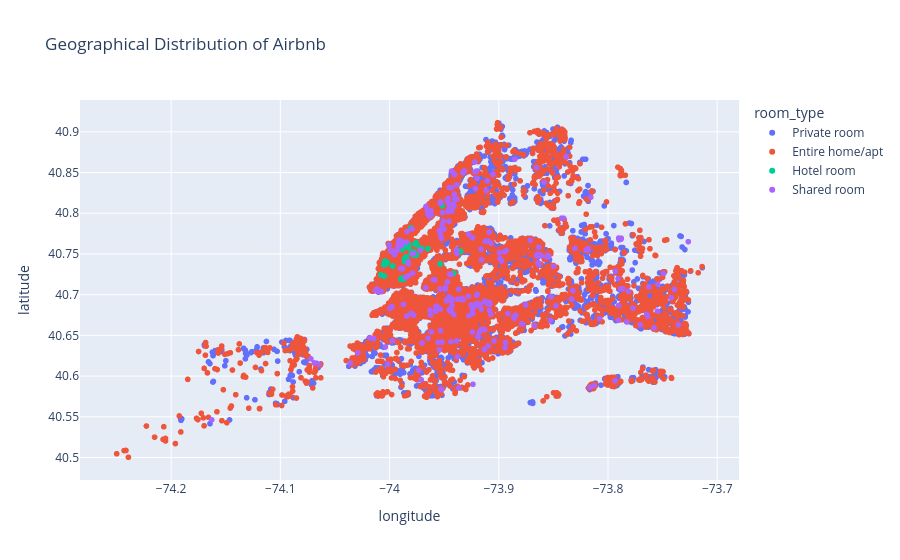

The cell this chart's notebook holds for it:
### Code cell
# Geographical Distribution of Airbnb
colortype=df['room_type']
px.scatter(df,x='longitude',y='latitude',color=colortype,title="Geographical Distribution of Airbnb")

### Figure 1 — Plotly figure (JSON) as saved in the notebook; plotly's stock layout.template omitted (floating-point values rounded to 4 significant figures; data arrays with more than 128 entries replaced by an {"elided": "..."} marker saying what was removed)
{"data": [{"hovertemplate": "room_type=Private room<br>longitude=%{x}<br>latitude=%{y}<extra></extra>", "legendgroup": "Private room", "marker": {"color": "#636efa", "symbol": "circle"}, "mode": "markers", "name": "Private room", "showlegend": true, "type": "scattergl", "x": {"elided": "8772 float values"}, "xaxis": "x", "y": {"elided": "8772 float values"}, "yaxis": "y"}, {"hovertemplate": "room_type=Entire home/apt<br>longitude=%{x}<br>latitude=%{y}<extra></extra>", "legendgroup": "Entire home/apt", "marker": {"color": "#EF553B", "symbol": "circle"}, "mode": "markers", "name": "Entire home/apt", "showlegend": true, "type": "scattergl", "x": {"elided": "11468 float values"}, "xaxis": "x", "y": {"elided": "11468 float values"}, "yaxis": "y"}, {"hovertemplate": "room_type=Hotel room<br>longitude=%{x}<br>latitude=%{y}<extra></extra>", "legendgroup": "Hotel room", "marker": {"color": "#00cc96", "symbol": "circle"}, "mode": "markers", "name": "Hotel room", "showlegend": true, "type": "scattergl", "x": [-73.98, -73.94, -74.01, -73.98, -74.0, -73.98, -74.01, -73.94, -73.94, -73.99, -73.99, -74.0, -73.97, -74.0, -73.99, -73.98, -73.98, -73.97, -73.98, -73.98, -73.98, -73.99, -73.98, -73.98, -73.99, -73.98, -73.98, -73.98, -73.98, -73.98, -73.98, -73.98, -73.98, -73.98, -73.98, -73.98, -73.98, -73.94, -74.0, -74.0, -73.99, -73.99, -73.99, -73.99, -73.94, -73.98, -73.94, -73.99, -73.95, -73.98, -73.98, -73.98, -73.98, -73.94, -73.96, -74.0, -73.99, -73.99, -73.99, -73.98, -73.98, -73.99, -73.99, -73.99, -73.99, -73.99, -73.99, -73.99, -73.99, -73.98, -73.99, -73.99, -73.99, -73.99, -73.98, -74.0, -73.98, -74.0, -74.01, -74.0, -74.0, -74.0, -74.01, -74.01, -74.0, -74.01, -74.01, -74.01, -74.01, -74.01, -74.01, -74.01, -73.98, -73.99, -74.0, -73.98, -73.98, -73.98, -74.01, -74.01, -73.98, -73.98, -74.0, -73.98, -73.98, -73.95, -73.94, -73.95, -73.95], "xaxis": "x", "y": [40.76, 40.73, 40.72, 40.76, 40.74, 40.76, 40.72, 40.75, 40.75, 40.72, 40.72, 40.74, 40.76, 40.74, 40.72, 40.75, 40.75, 40.76, 40.75, 40.78, 40.75, 40.74, 40.75, 40.75, 40.74, 40.75, 40.75, 40.75, 40.78, 40.75, 40.75, 40.75, 40.74, 40.75, 40.78, 40.78, 40.75, 40.75, 40.74, 40.74, 40.72, 40.72, 40.72, 40.72, 40.75, 40.76, 40.75, 40.74, 40.81, 40.76, 40.76, 40.76, 40.76, 40.75, 40.76, 40.72, 40.74, 40.72, 40.76, 40.75, 40.76, 40.76, 40.76, 40.76, 40.76, 40.76, 40.76, 40.76, 40.76, 40.76, 40.72, 40.76, 40.76, 40.76, 40.75, 40.74, 40.76, 40.74, 40.72, 40.74, 40.74, 40.74, 40.74, 40.74, 40.74, 40.72, 40.72, 40.72, 40.72, 40.72, 40.72, 40.72, 40.76, 40.74, 40.72, 40.75, 40.75, 40.75, 40.74, 40.74, 40.76, 40.75, 40.72, 40.75, 40.75, 40.74, 40.75, 40.74, 40.74], "yaxis": "y"}, {"hovertemplate": "room_type=Shared room<br>longitude=%{x}<br>latitude=%{y}<extra></extra>", "legendgroup": "Shared room", "marker": {"color": "#ab63fa", "symbol": "circle"}, "mode": "markers", "name": "Shared room", "showlegend": true, "type": "scattergl", "x": {"elided": "287 float values"}, "xaxis": "x", "y": {"elided": "287 float values"}, "yaxis": "y"}], "layout": {"legend": {"title": {"text": "room_type"}, "tracegroupgap": 0}, "title": {"text": "Geographical Distribution of Airbnb"}, "xaxis": {"anchor": "y", "domain": [0, 1], "title": {"text": "longitude"}}, "yaxis": {"anchor": "x", "domain": [0, 1], "title": {"text": "latitude"}}}}
